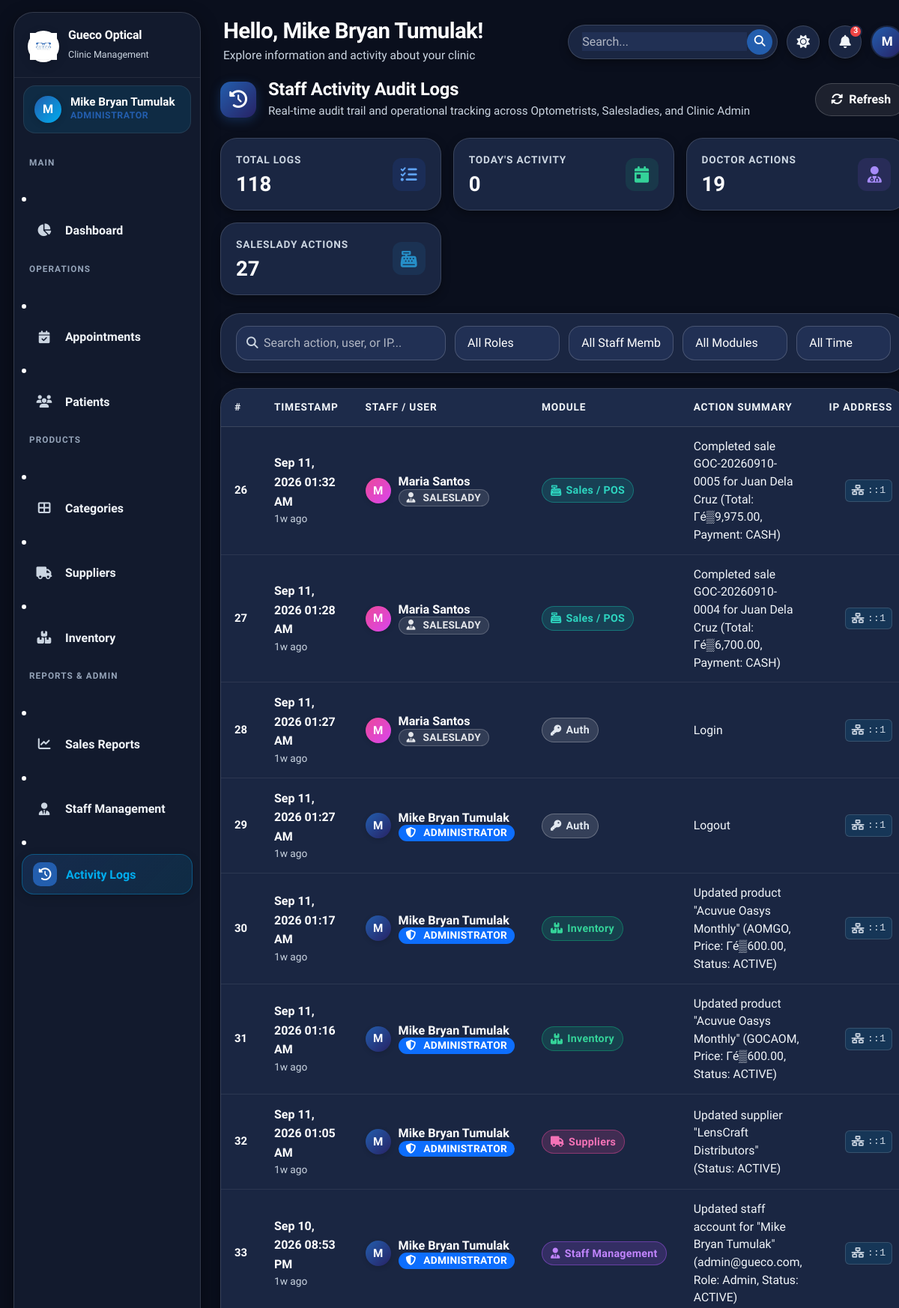
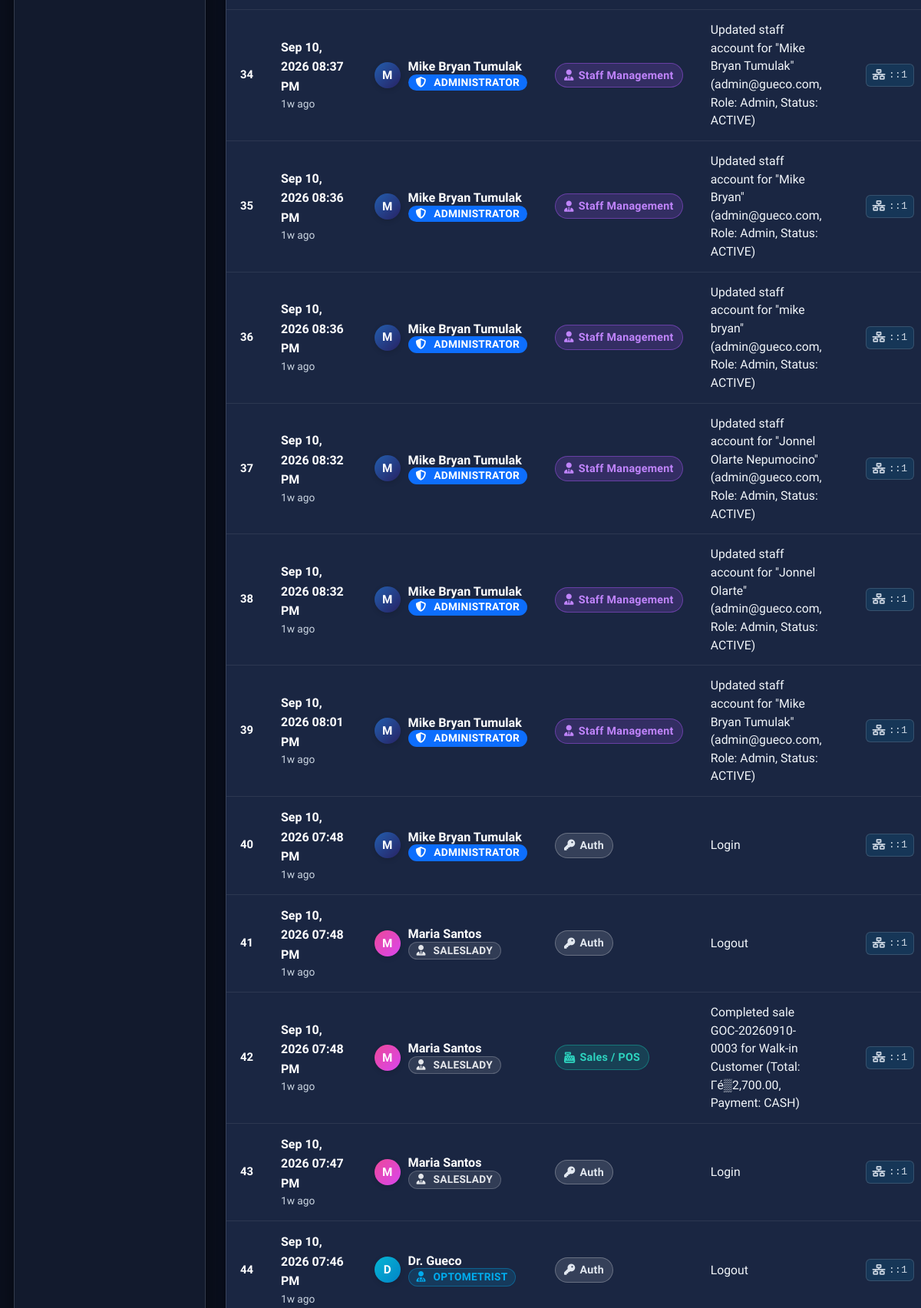
Before: /admin/activity_logs.php?page=2 (signed in, upper part) with the older database file (2 pictures, top to bottom).
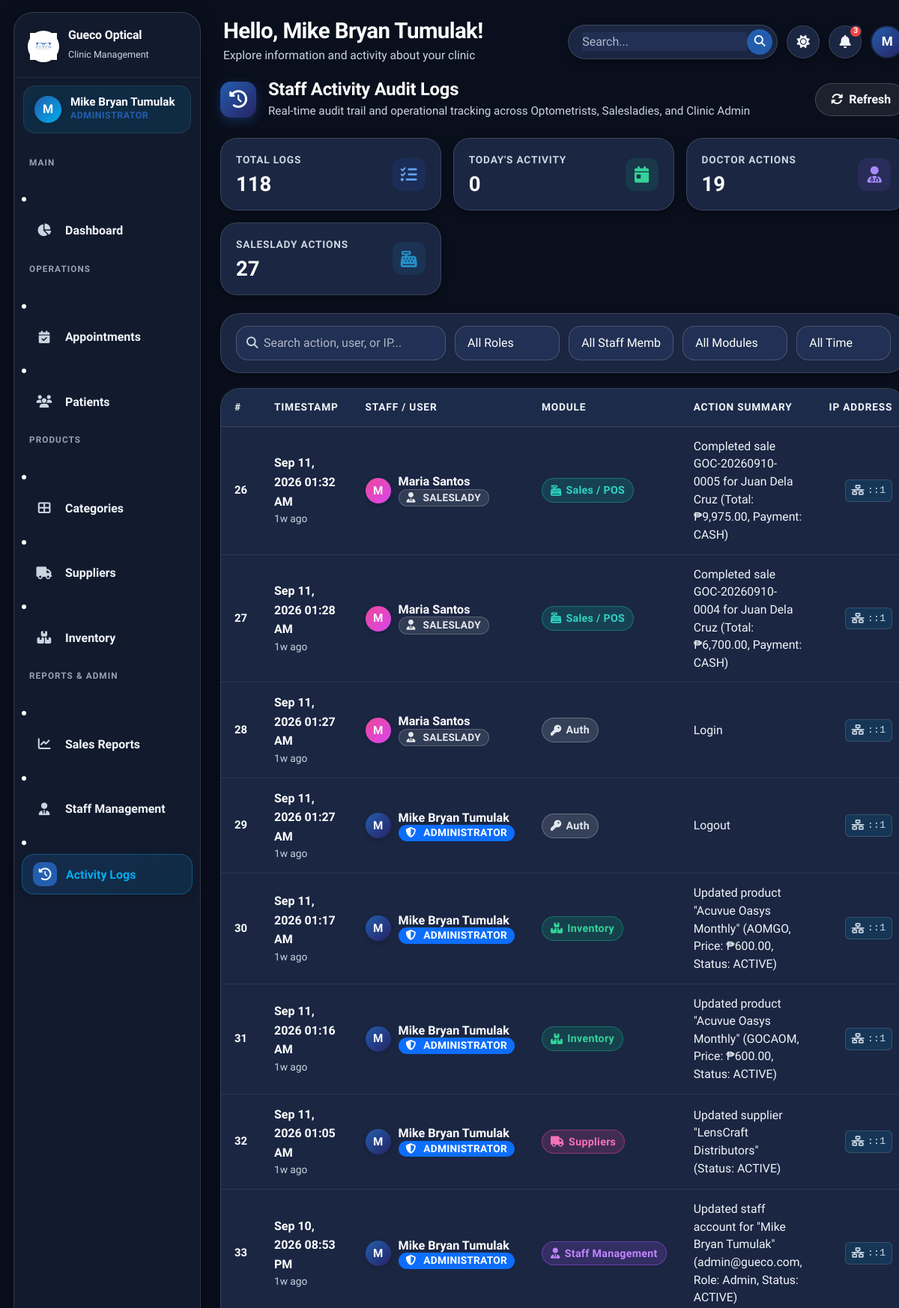
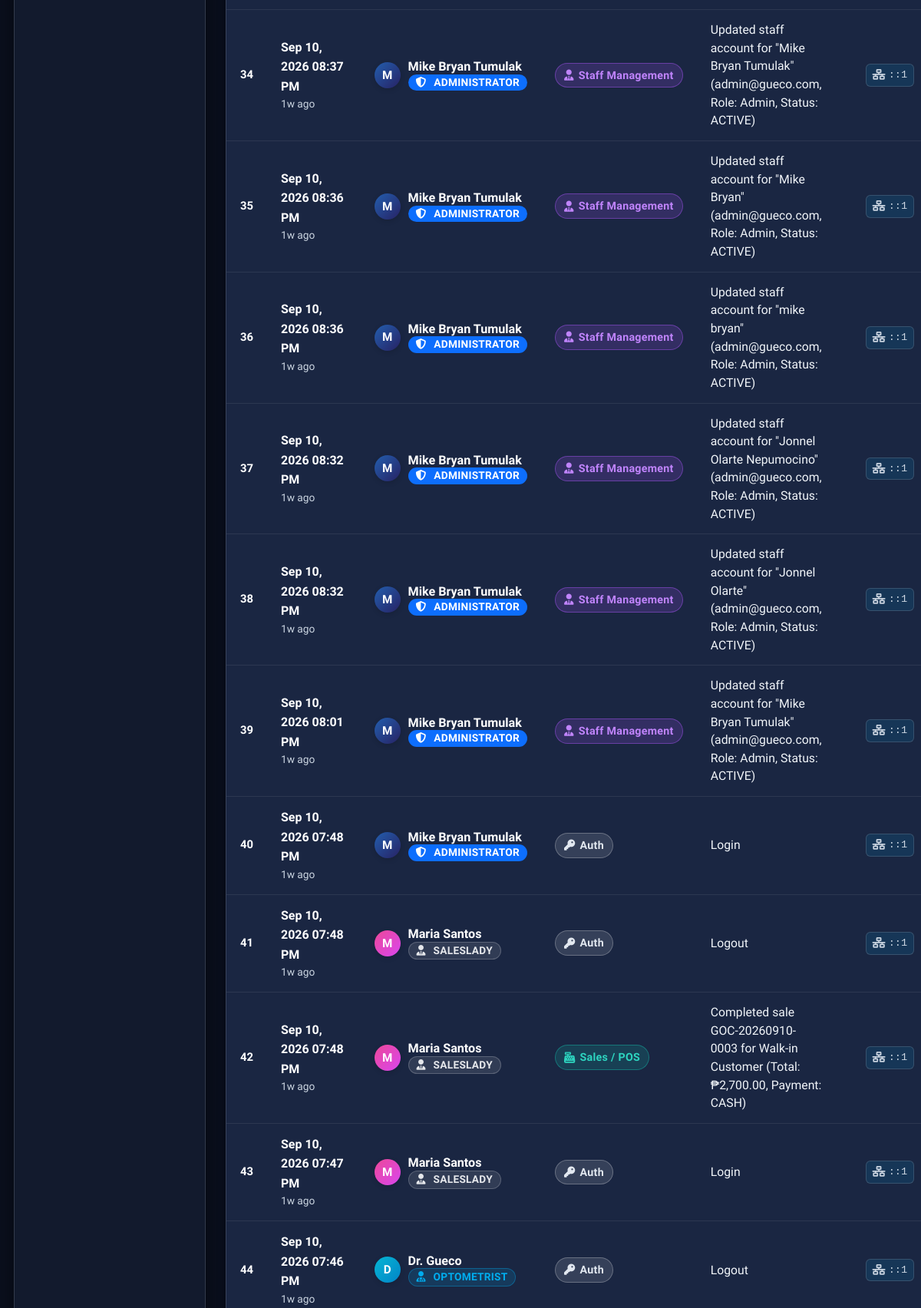
After: the same page with the newer database file (2 pictures, top to bottom).
### tables this page shows
CREATE TABLE `users` (
  `id` int(11) NOT NULL AUTO_INCREMENT,
  `full_name` varchar(100) NOT NULL,
  `email` varchar(100) NOT NULL,
  `password` varchar(255) NOT NULL,
  `role` enum('admin','doctor','saleslady') NOT NULL,
  `phone` varchar(20) DEFAULT NULL,
  `status` enum('active','inactive') DEFAULT 'active',
  `profile_photo` varchar(255) DEFAULT NULL,
  `created_at` timestamp NOT NULL DEFAULT current_timestamp(),
  `updated_at` timestamp NOT NULL DEFAULT current_timestamp() ON UPDATE current_timestamp(),
  PRIMARY KEY (`id`),
  UNIQUE KEY `email` (`email`)
);

CREATE TABLE `activity_logs` (
  `id` int(11) NOT NULL AUTO_INCREMENT,
  `user_id` int(11) DEFAULT NULL,
  `user_type` enum('staff','patient') DEFAULT 'staff',
  `action` varchar(200) NOT NULL,
  `module` varchar(100) DEFAULT NULL,
  `ip_address` varchar(45) DEFAULT NULL,
  `created_at` timestamp NOT NULL DEFAULT current_timestamp(),
  PRIMARY KEY (`id`),
  KEY `user_id` (`user_id`),
  CONSTRAINT `activity_logs_ibfk_1` FOREIGN KEY (`user_id`) REFERENCES `users` (`id`) ON DELETE SET NULL
);

### admin/activity_logs.php (the view, shortened to what the rows shown need)
<?php
require_once __DIR__ . '/../config/functions.php';
$db = getDB();
$page         = max(1, (int)($_GET['page'] ?? 1));
$perPage      = 25;
$where = ['1=1'];
$params = [];
$whereStr = implode(' AND ', $where);
$countSql = "
    SELECT COUNT(*) as c
    FROM activity_logs l
    LEFT JOIN users u ON u.id = l.user_id AND l.user_type = 'staff'
    LEFT JOIN patients p ON p.id = l.user_id AND l.user_type = 'patient'
    WHERE $whereStr
";
$cntStmt = $db->prepare($countSql);
$cntStmt->execute($params);
$totalLogs = (int)($cntStmt->fetch()['c'] ?? 0);
$pg = paginate($totalLogs, $perPage, $page);
$fetchSql = "
    SELECT l.*,
           u.full_name as staff_name,
           u.role as staff_role,
           u.email as staff_email,
           p.full_name as patient_name
    FROM activity_logs l
    LEFT JOIN users u ON u.id = l.user_id AND l.user_type = 'staff'
    LEFT JOIN patients p ON p.id = l.user_id AND l.user_type = 'patient'
    WHERE $whereStr
    ORDER BY l.created_at DESC
    LIMIT ? OFFSET ?
";
$fetchParams = array_merge($params, [$perPage, $pg['offset']]);
$logsStmt = $db->prepare($fetchSql);
$logsStmt->execute($fetchParams);
$logs = $logsStmt->fetchAll();
function getModuleBadge(string $module): array {
    $m = strtolower($module);
    if (strpos($m, 'pos') !== false || strpos($m, 'sale') !== false) {
        return ['class' => 'mod-sales', 'icon' => 'fa-cash-register'];
    } elseif (strpos($m, 'prescription') !== false) {
        return ['class' => 'mod-prescriptions', 'icon' => 'fa-glasses'];
    } elseif (strpos($m, 'appointment') !== false) {
        return ['class' => 'mod-appointments', 'icon' => 'fa-calendar-check'];
    } elseif (strpos($m, 'inventory') !== false || strpos($m, 'stock') !== false) {
        return ['class' => 'mod-inventory', 'icon' => 'fa-boxes'];
    } elseif (strpos($m, 'staff') !== false) {
        return ['class' => 'mod-staff', 'icon' => 'fa-user-tie'];
    } elseif (strpos($m, 'cat') !== false) {
        return ['class' => 'mod-categories', 'icon' => 'fa-th-large'];
    } elseif (strpos($m, 'sup') !== false) {
        return ['class' => 'mod-suppliers', 'icon' => 'fa-truck'];
    } elseif (strpos($m, 'auth') !== false || strpos($m, 'login') !== false || strpos($m, 'logout') !== false) {
        return ['class' => 'mod-auth', 'icon' => 'fa-key'];
    }
    return ['class' => 'mod-default', 'icon' => 'fa-shield-halved'];
}
$extraHead = '<link rel="stylesheet" href="' . BASE_URL . 'assets/css/pages/activity_logs.css?v=' . time() . '">';
include __DIR__ . '/../includes/header.php';
?>
<div class="table-wrapper">
  <div class="table-responsive">
    <table class="table">
      <thead>
        <tr>
          <th style="width: 60px;">#</th>
          <th style="width: 200px;">Timestamp</th>
          <th style="width: 220px;">Staff / User</th>
          <th style="width: 160px;">Module</th>
          <th>Action Summary</th>
          <th style="width: 140px; text-align: right;">IP Address</th>
        </tr>
      </thead>
      <tbody>
        <?php if (empty($logs)): ?>
        <tr>
          <td colspan="6">
            <div class="empty-state" style="text-align:center; padding:48px 20px;">
              <div class="empty-icon" style="font-size:2.5rem; color:var(--text-muted); margin-bottom:12px;">
                <i class="fas fa-history"></i>
              </div>
              <h6 style="font-weight:700; color:var(--text-primary); margin-bottom:4px;">No activity logs recorded</h6>
              <p style="font-size:0.84rem; color:var(--text-muted);">Staff actions will automatically appear here as clinic operations occur.</p>
            </div>
          </td>
        </tr>
        <?php else: ?>
        <?php foreach ($logs as $i => $log): ?>
        <?php
          $isPatient = ($log['user_type'] === 'patient');
          $displayName = $isPatient ? ($log['patient_name'] ?? 'Patient #'.$log['user_id']) : ($log['staff_name'] ?? 'System / Former Staff');
          $avatarClass = 'avatar-' . ($isPatient ? 'patient' : ($log['staff_role'] ?? 'admin'));
          $modBadge = getModuleBadge($log['module'] ?? '');
        ?>
        <tr>
          <td style="color:var(--text-muted); font-size:0.78rem; font-weight:600;">
            <?= $pg['offset'] + $i + 1 ?>
          </td>
          <td>
            <div style="font-weight: 600; font-size: 0.84rem; color: var(--text-primary);">
              <?= date('M d, Y h:i A', strtotime($log['created_at'])) ?>
            </div>
            <div style="font-size: 0.72rem; color: var(--text-muted);">
              <?= timeAgo($log['created_at']) ?>
            </div>
          </td>
          <td>
            <div class="log-user-chip">
              <div class="log-user-avatar <?= $avatarClass ?>">
                <?= strtoupper(substr($displayName, 0, 1)) ?>
              </div>
              <div>
                <div class="log-user-name"><?= sanitize($displayName) ?></div>
                <div class="log-user-role">
                  <?php if ($isPatient): ?>
                    <span class="badge bg-secondary" style="font-size:0.64rem; padding:2px 6px;">Patient</span>
                  <?php else: ?>
                    <?= roleBadge($log['staff_role'] ?? 'admin') ?>
                  <?php endif; ?>
                </div>
              </div>
            </div>
          </td>
          <td>
            <span class="module-badge <?= $modBadge['class'] ?>">
              <i class="fas <?= $modBadge['icon'] ?>"></i>
              <?= sanitize($log['module'] ?: 'General') ?>
            </span>
          </td>
          <td>
            <div class="log-action-text">
              <?= sanitize($log['action']) ?>
            </div>
          </td>
          <td style="text-align: right;">
            <span class="log-ip-badge">
              <i class="fas fa-network-wired"></i> <?= sanitize($log['ip_address'] ?: '—') ?>
            </span>
          </td>
        </tr>
        <?php endforeach; ?>
        <?php endif; ?>
      </tbody>
    </table>
  </div>
</div>
<?php include __DIR__ . '/../includes/footer.php'; ?>

### includes/header.php (shortened to what the rows shown need)
<?php
require_once __DIR__ . '/../config/functions.php';
$user        = getCurrentUser();
$fullName    = $user['full_name'] ?? 'Admin';
$initials    = strtoupper(substr($fullName, 0, 1));
$userTheme = $_COOKIE['gueco_theme'] ?? ($_COOKIE['theme'] ?? 'dark');
$currentTheme = ($userTheme === 'light') ? 'light' : 'dark';
?>
<!DOCTYPE html>
<html lang="en" data-theme="<?= $currentTheme ?>">
<head>
  <link href="https://cdn.jsdelivr.net/npm/bootstrap@5.3.3/dist/css/bootstrap.min.css" rel="stylesheet">
  <link rel="stylesheet" href="https://cdnjs.cloudflare.com/ajax/libs/font-awesome/6.5.0/css/all.min.css">
  <link rel="stylesheet" href="<?= BASE_URL ?>assets/css/style.css?v=<?= time() ?>">
  <?php if (isset($extraHead)) echo $extraHead; ?>
</head>
<body>
<div class="app-wrapper">
  <aside class="sidebar" id="sidebar">
    <div class="sidebar-user">
      <div class="user-avatar">
        <span><?= $initials ?></span>
      </div>
      <div class="user-info">
        <div class="user-name"><?= sanitize($fullName) ?></div>
        <div class="user-role"><?= getRoleLabel($user['role'] ?? '') ?></div>
      </div>
    </div>
  </aside>
  <div class="main-content">
    <header class="app-header">
      <div class="header-left">
        <div class="header-greeting">
          <h4>Hello, <?= sanitize($fullName) ?>!</h4>
          <p>Explore information and activity about your clinic</p>
        </div>
      </div>
      <div class="header-right">
        <div class="header-search-wrap">
          <input type="text" placeholder="Search..." aria-label="Search">
          <button type="button" class="header-search-btn" title="Search">
          </button>
        </div>
        <button class="header-icon-btn" id="themeToggle" title="Toggle Theme">
          <i class="fas fa-moon" id="themeIcon"></i>
        </button>
        <div class="dropdown" id="notifDropdownWrap">
          <button class="header-icon-btn" type="button" data-bs-toggle="dropdown" aria-expanded="false" title="Notifications">
          </button>
        </div>
        <div class="header-avatar" title="<?= sanitize($fullName) ?>">
          <?= $initials ?>
        </div>
      </div>
    </header>
    <div class="page-content">

### config/functions.php (shortened to what the rows shown need)
<?php
function getCurrentUser(): ?array {
    try {
        $db = getDB();
        $stmt = $db->prepare("SELECT id, full_name, role, email, phone, status FROM users WHERE id = ?");
        $stmt->execute([$_SESSION['user_id']]);
        $user = $stmt->fetch();
        if ($user) {
            $currentUser = $user;
            return $currentUser;
        }
    } catch (Exception $e) {
    }
    $currentUser = [
        'id'        => $_SESSION['user_id'] ?? 0,
        'full_name' => $_SESSION['user_name'] ?? 'User',
        'role'      => $_SESSION['user_role'] ?? 'guest',
        'email'     => $_SESSION['user_email'] ?? '',
    ];
    return $currentUser;
}
function getRoleLabel(string $role): string {
    return match($role) {
        'admin'     => 'Administrator',
        'doctor'    => 'Optometrist',
        'saleslady' => 'Saleslady / Cashier',
        default     => ucfirst($role),
    };
}
function sanitize(string $value): string {
    return htmlspecialchars(strip_tags(trim($value)), ENT_QUOTES, 'UTF-8');
}
function timeAgo(string $datetime): string {
    try {
        $tz = new DateTimeZone('Asia/Manila');
        $now = new DateTime('now', $tz);
        $past = new DateTime($datetime, $tz);
        $diff = $now->diff($past);
        if ($diff->d >= 7) return floor($diff->d / 7) . 'w ago';
        return 'Just now';
    } catch (Exception $e) {
        return formatDate($datetime);
    }
}
function roleBadge(string $role): string {
    $map = [
        'admin'     => ['primary',   'shield-alt', 'Administrator'],
        'doctor'    => ['info',      'user-md',    'Optometrist'],
        'saleslady' => ['secondary', 'user-tie',   'Saleslady'],
    ];
    $cfg = $map[$role] ?? ['secondary', 'user', ucfirst($role)];
    return "<span class='badge bg-{$cfg[0]}'><i class='fas fa-{$cfg[1]} me-1'></i>{$cfg[2]}</span>";
}
function paginate(int $total, int $perPage, int $currentPage): array {
    $totalPages = (int) ceil($total / $perPage);
    $offset = ($currentPage - 1) * $perPage;
    return [
        'total'       => $total,
        'per_page'    => $perPage,
        'current'     => $currentPage,
        'total_pages' => $totalPages,
        'pages'       => $totalPages,
        'offset'      => $offset,
        'has_prev'    => $currentPage > 1,
        'has_next'    => $currentPage < $totalPages,
    ];
}

Changed rows visible on the page:
changed activity_logs: action "Completed sale GOC-20260910-0005 for Juan Dela Cruz (Total: Γé▒9,975.00, Payment: CASH)" → "Completed sale GOC-20260910-0005 for Juan Dela Cruz (Total: ₱9,975.00, Payment: CASH)"
changed activity_logs: action "Completed sale GOC-20260910-0004 for Juan Dela Cruz (Total: Γé▒6,700.00, Payment: CASH)" → "Completed sale GOC-20260910-0004 for Juan Dela Cruz (Total: ₱6,700.00, Payment: CASH)"
changed activity_logs: action "Updated product \"Acuvue Oasys Monthly\" (AOMGO, Price: Γé▒600.00, Status: ACTIVE)" → "Updated product \"Acuvue Oasys Monthly\" (AOMGO, Price: ₱600.00, Status: ACTIVE)"
changed activity_logs: action "Updated product \"Acuvue Oasys Monthly\" (GOCAOM, Price: Γé▒600.00, Status: ACTIVE)" → "Updated product \"Acuvue Oasys Monthly\" (GOCAOM, Price: ₱600.00, Status: ACTIVE)"
changed activity_logs: action "Completed sale GOC-20260910-0003 for Walk-in Customer (Total: Γé▒2,700.00, Payment: CASH)" → "Completed sale GOC-20260910-0003 for Walk-in Customer (Total: ₱2,700.00, Payment: CASH)"
